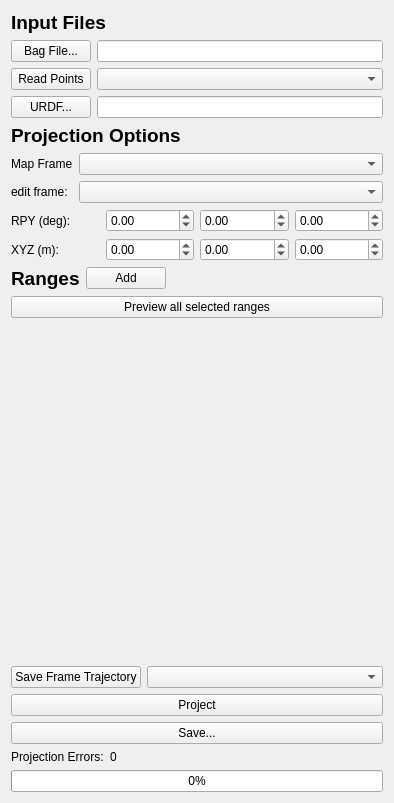
<?xml version="1.0" encoding="UTF-8"?>
<ui version="4.0">
 <class>PatchTesterGUI</class>
 <widget class="QWidget" name="PatchTesterGUI">
  <property name="geometry">
   <rect>
    <x>0</x>
    <y>0</y>
    <width>394</width>
    <height>803</height>
   </rect>
  </property>
  <property name="minimumSize">
   <size>
    <width>0</width>
    <height>0</height>
   </size>
  </property>
  <property name="windowTitle">
   <string>Form</string>
  </property>
  <layout class="QVBoxLayout" name="verticalLayout">
   <item>
    <widget class="QLabel" name="label_3">
     <property name="font">
      <font>
       <pointsize>14</pointsize>
       <weight>75</weight>
       <bold>true</bold>
      </font>
     </property>
     <property name="text">
      <string>Input Files</string>
     </property>
    </widget>
   </item>
   <item>
    <layout class="QFormLayout" name="files_layout">
     <item row="0" column="0">
      <widget class="QPushButton" name="bagfile_btn">
       <property name="text">
        <string>Bag File...</string>
       </property>
      </widget>
     </item>
     <item row="0" column="1">
      <widget class="QLineEdit" name="bagfile_filename"/>
     </item>
     <item row="1" column="0">
      <widget class="QPushButton" name="read_points_btn">
       <property name="text">
        <string>Read Points</string>
       </property>
      </widget>
     </item>
     <item row="1" column="1">
      <widget class="QComboBox" name="pointcloud_topics"/>
     </item>
     <item row="2" column="0">
      <widget class="QPushButton" name="urdf_btn">
       <property name="text">
        <string>URDF...</string>
       </property>
      </widget>
     </item>
     <item row="2" column="1">
      <widget class="QLineEdit" name="urdf_filename"/>
     </item>
    </layout>
   </item>
   <item>
    <widget class="QLabel" name="label_2">
     <property name="font">
      <font>
       <pointsize>14</pointsize>
       <weight>75</weight>
       <bold>true</bold>
      </font>
     </property>
     <property name="text">
      <string>Projection Options</string>
     </property>
    </widget>
   </item>
   <item>
    <layout class="QVBoxLayout" name="offsett_layout">
     <item>
      <layout class="QFormLayout" name="formLayout_5">
       <item row="1" column="0">
        <widget class="QLabel" name="frame">
         <property name="text">
          <string>edit frame:</string>
         </property>
        </widget>
       </item>
       <item row="1" column="1">
        <widget class="QComboBox" name="frame_selector"/>
       </item>
       <item row="0" column="1">
        <widget class="QComboBox" name="map_frame"/>
       </item>
       <item row="0" column="0">
        <widget class="QLabel" name="label_4">
         <property name="text">
          <string>Map Frame</string>
         </property>
        </widget>
       </item>
      </layout>
     </item>
     <item>
      <layout class="QGridLayout" name="gridLayout">
       <item row="1" column="0">
        <widget class="QLabel" name="xyz">
         <property name="text">
          <string>XYZ (m):</string>
         </property>
        </widget>
       </item>
       <item row="0" column="1">
        <widget class="QDoubleSpinBox" name="roll">
         <property name="minimum">
          <double>-360.000000000000000</double>
         </property>
         <property name="maximum">
          <double>360.000000000000000</double>
         </property>
         <property name="singleStep">
          <double>0.100000000000000</double>
         </property>
        </widget>
       </item>
       <item row="1" column="1">
        <widget class="QDoubleSpinBox" name="x_off">
         <property name="minimum">
          <double>-99.000000000000000</double>
         </property>
         <property name="singleStep">
          <double>0.100000000000000</double>
         </property>
        </widget>
       </item>
       <item row="1" column="2">
        <widget class="QDoubleSpinBox" name="y_off">
         <property name="minimum">
          <double>-99.000000000000000</double>
         </property>
         <property name="singleStep">
          <double>0.100000000000000</double>
         </property>
        </widget>
       </item>
       <item row="0" column="0">
        <widget class="QLabel" name="rpy">
         <property name="text">
          <string>RPY (deg):</string>
         </property>
        </widget>
       </item>
       <item row="0" column="2">
        <widget class="QDoubleSpinBox" name="pitch">
         <property name="minimum">
          <double>-360.000000000000000</double>
         </property>
         <property name="maximum">
          <double>360.000000000000000</double>
         </property>
         <property name="singleStep">
          <double>0.100000000000000</double>
         </property>
        </widget>
       </item>
       <item row="0" column="3">
        <widget class="QDoubleSpinBox" name="yaw">
         <property name="minimum">
          <double>-360.000000000000000</double>
         </property>
         <property name="maximum">
          <double>360.000000000000000</double>
         </property>
         <property name="singleStep">
          <double>0.100000000000000</double>
         </property>
        </widget>
       </item>
       <item row="1" column="3">
        <widget class="QDoubleSpinBox" name="z_off">
         <property name="minimum">
          <double>-99.000000000000000</double>
         </property>
         <property name="singleStep">
          <double>0.100000000000000</double>
         </property>
        </widget>
       </item>
      </layout>
     </item>
    </layout>
   </item>
   <item>
    <layout class="QVBoxLayout" name="ranges_container">
     <item>
      <layout class="QHBoxLayout" name="horizontalLayout_2">
       <item>
        <widget class="QLabel" name="label_6">
         <property name="sizePolicy">
          <sizepolicy hsizetype="Fixed" vsizetype="Preferred">
           <horstretch>0</horstretch>
           <verstretch>0</verstretch>
          </sizepolicy>
         </property>
         <property name="font">
          <font>
           <pointsize>14</pointsize>
           <weight>75</weight>
           <bold>true</bold>
          </font>
         </property>
         <property name="text">
          <string>Ranges</string>
         </property>
        </widget>
       </item>
       <item>
        <widget class="QPushButton" name="add_range_btn">
         <property name="sizePolicy">
          <sizepolicy hsizetype="Fixed" vsizetype="Fixed">
           <horstretch>0</horstretch>
           <verstretch>0</verstretch>
          </sizepolicy>
         </property>
         <property name="text">
          <string>Add</string>
         </property>
        </widget>
       </item>
       <item>
        <spacer name="horizontalSpacer">
         <property name="orientation">
          <enum>Qt::Horizontal</enum>
         </property>
         <property name="sizeHint" stdset="0">
          <size>
           <width>40</width>
           <height>20</height>
          </size>
         </property>
        </spacer>
       </item>
      </layout>
     </item>
    </layout>
   </item>
   <item>
    <widget class="QPushButton" name="preview_ranges_btn">
     <property name="text">
      <string>Preview all selected ranges</string>
     </property>
    </widget>
   </item>
   <item>
    <spacer name="verticalSpacer">
     <property name="orientation">
      <enum>Qt::Vertical</enum>
     </property>
     <property name="sizeHint" stdset="0">
      <size>
       <width>20</width>
       <height>40</height>
      </size>
     </property>
    </spacer>
   </item>
   <item>
    <layout class="QFormLayout" name="formLayout_2">
     <item row="0" column="1">
      <widget class="QComboBox" name="save_trajectory_select"/>
     </item>
     <item row="0" column="0">
      <widget class="QPushButton" name="save_trajectory">
       <property name="text">
        <string>Save Frame Trajectory</string>
       </property>
      </widget>
     </item>
    </layout>
   </item>
   <item>
    <widget class="QPushButton" name="project_btn">
     <property name="text">
      <string>Project</string>
     </property>
    </widget>
   </item>
   <item>
    <widget class="QPushButton" name="save_btn">
     <property name="text">
      <string>Save...</string>
     </property>
    </widget>
   </item>
   <item>
    <layout class="QFormLayout" name="formLayout_4">
     <item row="0" column="0">
      <widget class="QLabel" name="label">
       <property name="text">
        <string>Projection Errors:</string>
       </property>
      </widget>
     </item>
     <item row="0" column="1">
      <widget class="QLabel" name="projection_errors">
       <property name="text">
        <string>0</string>
       </property>
      </widget>
     </item>
    </layout>
   </item>
   <item>
    <widget class="QProgressBar" name="progressBar">
     <property name="value">
      <number>0</number>
     </property>
     <property name="invertedAppearance">
      <bool>false</bool>
     </property>
    </widget>
   </item>
  </layout>
 </widget>
 <resources/>
 <connections/>
</ui>
